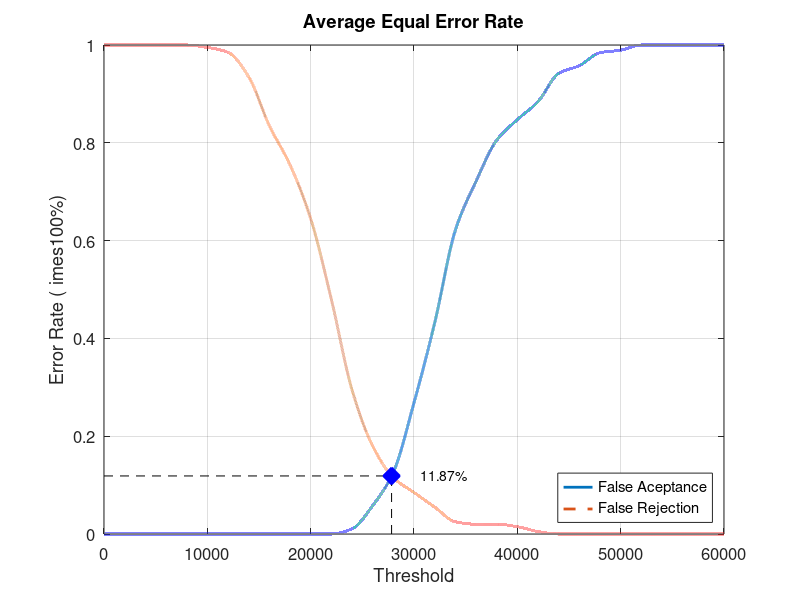
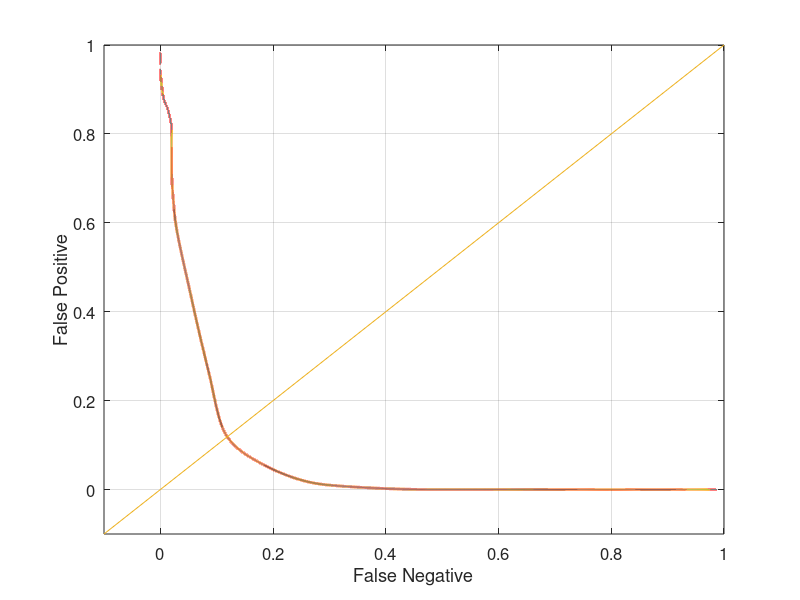

These figures' MATLAB source, in order:
close all;
clear;
clc;
x = 0:2000:60000;
xq = 0:0.5:60000;

y0 = [0 0 0 0 0 0 0 0 0 0 0 0 0.0105263 0.0578947 0.126316 0.268421 0.431579 0.621053 0.721053 0.805263 0.847368 0.884211 0.942105 0.957895 0.984211 0.989474 1 1 1 1 1]
yy0 = interp1(x, y0, xq, 'pchip');
y1 = [1 1 1 1 1 0.995 0.985 0.935 0.835 0.755 0.645 0.48 0.295 0.18 0.115 0.085 0.055 0.025 0.02 0.02 0.015 0.005 0 0 0 0 0 0 0 0 0]
yy1 = interp1(x, y1, xq, 'pchip');

% Calculating EER: 
y2 = abs(y0 - y1);
find(y2 == min(y2))
yy2 = abs(yy0 - yy1);
xEER = find(yy2 == min(yy2));
xEERIndex = xq(xEER) % X-axis EER
yEER = yy0(xEER) % Y-axis EER

main = figure
plot(xq, yy0,'-','LineWidth', 2);	hold on
plot(xq, yy1,'--','LineWidth', 2);	hold on
plot([xEERIndex xEERIndex], [0 yEER], 'k--');	hold on
plot([0 xEERIndex], [yEER yEER], 'k--');	hold on
plot(xEERIndex, yEER, 'bx', 'LineWidth', 10);	hold on
text(xEERIndex + 10 * xEERIndex / 100, yEER, [num2str(round((10000 * yEER)) / 100) '%'])
legend('False Aceptance', 'False Rejection', 'Location', 'SouthEast')
xlabel('Threshold')
ylabel('Error Rate (	imes100%)')
title('Average Equal Error Rate')
set(gca, 'FontSize', 12)
axis([0 60000 0 1])
grid on

print(main, 'Database5_2Main', '-dpng');
FNRxFPR = figure('Color', [1 1 1]);
plot(yy1, yy0, '-', yy1, yy0, 'LineWidth', 2);
hold on
y = -0.1:0.1:1
plot(y, y); 
set(gca, 'FontSize', 12)
xlabel('False Negative')
ylabel('False Positive')
axis([-0.1 1 -0.1 1])
set(gca, 'FontSize', 12)
grid on

print(FNRxFPR, 'Database5_2FNRxFPR','-dpng');
